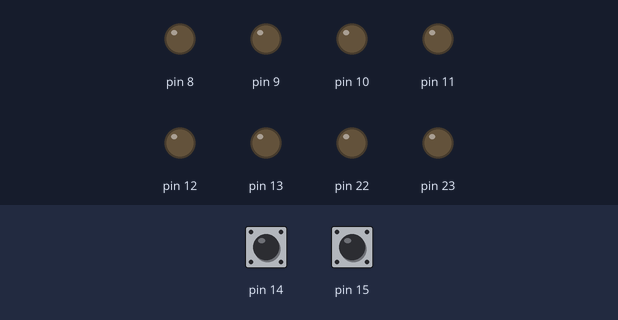
This sketch was run on a simulated Arduino Uno, built with avr-gcc and run on an emulated ATmega328P. Parts: output pins drawn as LEDs (lit = HIGH). Dashed ring = blinking. The test bench sets the inputs (shaded band); at power-on: pin 14 HIGH, pin 15 HIGH.

Above: at 0.8 s.
0.9 s: pin 14 pulled LOW for 0.15 s
At 1.02 s:
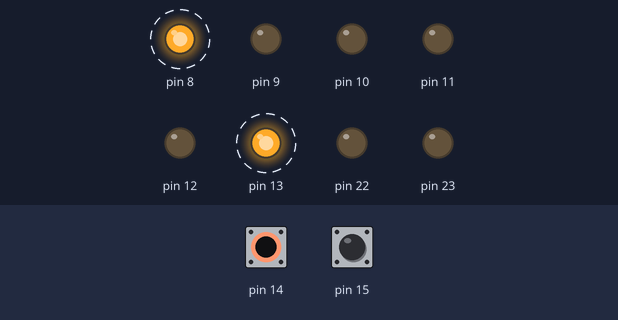
3.9 s: pin 15 pulled LOW for 3.2 s
At 4.8 s:
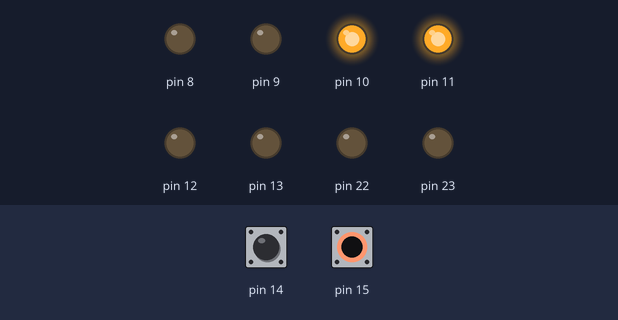
8.6 s: pin 14 pulled LOW for 3.2 s
At 8.97 s:
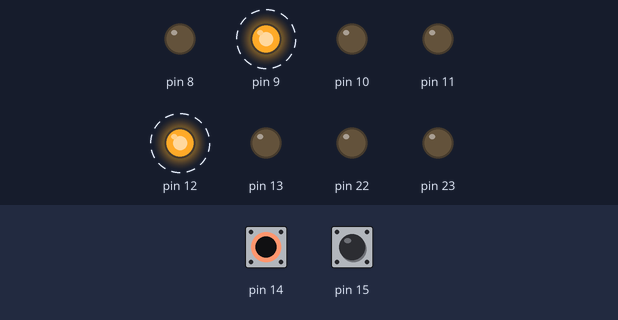
Timing chart, 0 to 14.6 s (numbered marks = the images above; inputs shaded):
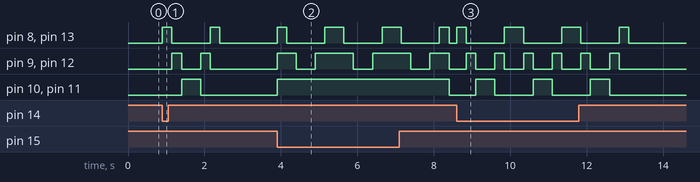

Measured:
- after the input at 0.9 s, pin 8, pin 13: alternates HIGH for 0.25 s and LOW for 1.0 s, starting at once; pin 9, pin 12: alternates HIGH for 0.25 s and LOW for 0.50 s, 4 changes in all, then stays LOW, starting after 0.25 s; pin 10, pin 11: LOW → HIGH after 0.50 s, → LOW 0.50 s later
- after the input at 3.9 s, pin 8, pin 13: LOW → HIGH at once, then repeats every 1.5 s: LOW 1.0 s, HIGH 0.50 s; pin 9, pin 12: LOW → HIGH at once, then repeats every 1.5 s: LOW 0.50 s, HIGH 1.0 s; pin 10, pin 11: LOW → HIGH at once, → LOW 4.5 s later
- after the input at 8.6 s, pin 8, pin 13: LOW → HIGH at once, then repeats every 1.5 s: LOW 1.0 s, HIGH 0.50 s; pin 9, pin 12: alternates HIGH for 0.25 s and LOW for 0.50 s, 12 changes in all, then stays LOW, starting after 0.25 s; pin 10, pin 11: alternates HIGH for 0.50 s and LOW for 1.0 s, 6 changes in all, then stays LOW, starting after 0.50 s

The sketch:

portB.ino
```cpp
//declare global arrays for two patterns
unsigned char p1[] = { 0b00100001,
						0b00010010,
						0b00001100,
						0b00001100,
						0b00010010,
						0b00100001 };

unsigned char p2[] = { 0b00111111,
						0b00011110,
						0b00001100,
						0b00001100,
						0b00011110,
						0b00111111 };

int main()
{
	//loop counter
	unsigned char i;

	//Port B as output
	DDRB = 0xFF;

	//keep all LEDs off
	PORTB = 0x00;

	//Port C as input
	DDRC = 0x00;

	//enable pull ups for
	PORTC |= 0b00000011;

	//only first two pins
	while (1)
	{
		//# if SW0 is pressed show pattern 1
		if ((PINC & 0b00000001) == 0)
		{
			for (i = 0; i < 6; i++)
			{
				//output data
				PORTB = p1[i];

				//wait for some time
				_delay_ms(250);
			}

			//turn off all LEDs
			PORTB = 0;
		}

		//# if SW1 is pressed show pattern 2
		if ((PINC & 0b00000010) == 0)
		{
			for (i = 0; i < 6; i++)
			{
				//output data
				PORTB = p2[i];

				//wait for some time
				_delay_ms(250);
			}

			//turn off all LEDs
			PORTB = 0;
		}
	};

	return 0;
}
```
